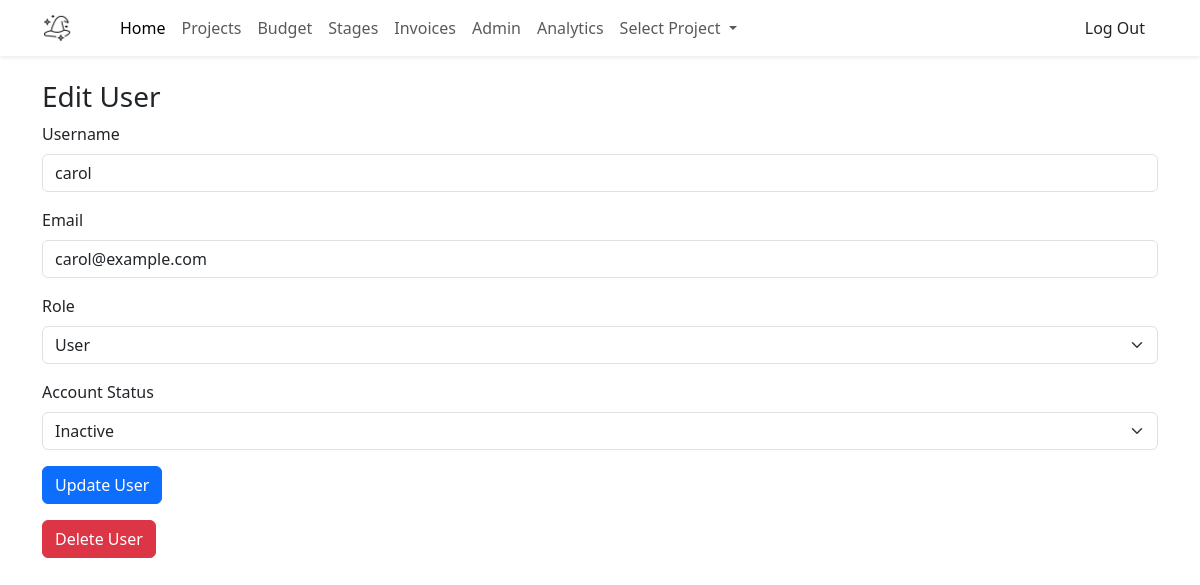
The page /admin/user/view?user_id=3 (signed in) on the database its author committed.
### tables this page shows
CREATE TABLE users (
    user_id INT AUTO_INCREMENT PRIMARY KEY,
    username VARCHAR(20) NOT NULL UNIQUE,
    email VARCHAR(50) NOT NULL UNIQUE,
    password_hash VARCHAR(50) NOT NULL,
    is_admin TINYINT(1) NOT NULL,
    is_active TINYINT(1) NOT NULL,
    created_at DATETIME DEFAULT CURRENT_TIMESTAMP
);

### src/Controllers/AdminController.php (called while the page is built, shortened)
<?php
class AdminController extends BaseController
{
    public function viewUser() {
        $user_id = $_GET['user_id'];
        $db = new Database();
        $conn = $db->connect();
        $stmt = $conn->prepare("SELECT * FROM users WHERE user_id = :user_id");
        $stmt->execute([':user_id' => $user_id]);
        $user = $stmt->fetch(PDO::FETCH_ASSOC);
        include __DIR__ . '/../views/admin_user_form.php';
    }
}

### src/views/admin_user_form.php (the view, shortened to what this page needs)
<!DOCTYPE html>
<html lang="en">
<head>
  <link rel="stylesheet" href="https://cdn.jsdelivr.net/npm/bootstrap@5.3.6/dist/css/bootstrap.min.css">
</head>
<body>
  <?php include 'navbar.php'; ?>
  <div class="container mt-4">
    <h3>Edit User</h3>
    <form method="post" action="/admin/user/update">
      <div class="mb-3">
        <label for="username" class="form-label">Username</label>
        <input type="text" name="username" id="username" class="form-control" value="<?= htmlspecialchars($user['username']) ?>" required>
      </div>
      <div class="mb-3">
        <label for="email" class="form-label">Email</label>
        <input type="email" name="email" id="email" class="form-control" value="<?= htmlspecialchars($user['email']) ?>" required>
      </div>
      <div class="mb-3">
        <label for="is_admin" class="form-label">Role</label>
        <select name="is_admin" id="is_admin" class="form-select">
          <option value="0" <?= !$user['is_admin'] ? 'selected' : '' ?>>User</option>
        </select>
      </div>
      <div class="mb-3">
        <label for="is_active" class="form-label">Account Status</label>
        <select name="is_active" id="is_active" class="form-select">
          <option value="0" <?= !$user['is_active'] ? 'selected' : '' ?>>Inactive</option>
        </select>
      </div>
      <button type="submit" class="btn btn-primary">Update User</button>
    </form>
    <form method="post" action="/admin/user/update" class="mt-3" onsubmit="return confirm('Are you sure you want to delete this user?');">
      <button type="submit" class="btn btn-danger">Delete User</button>
    </form>
  </div>
</body>
</html>

### rows shown on the page
users: username "carol", email "carol@example.com", is_admin "User", is_active "Inactive"

### other values the page prints
$currentProjectName "Select Project"
